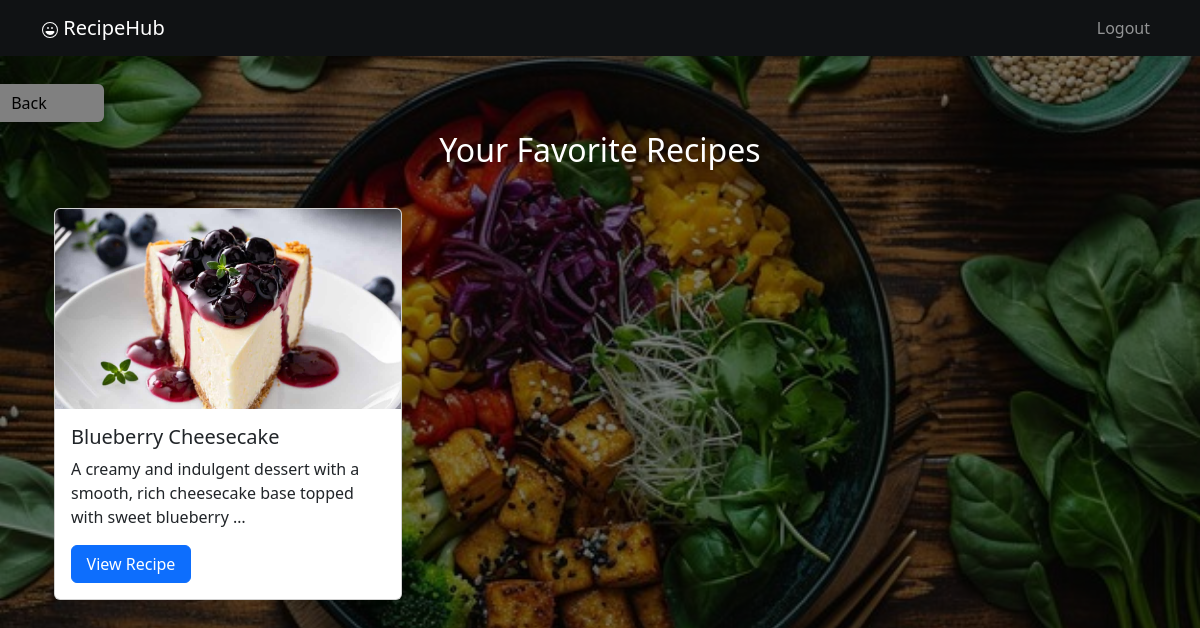
Screenshot of /favorite_recipes/ (signed in) with the database file from the repository.
### Recipe_app/models.py (models this page shows, shortened)
class Recipe(models.Model):
    title = models.CharField(max_length=255)
    description = models.TextField()
    ingredients = models.TextField()
    instructions = models.TextField()
    recipe_image = models.ImageField(upload_to='recipe_images/', null=True, blank=True)
    user = models.ForeignKey(User, on_delete=models.CASCADE)
    favorite = models.BooleanField(default=False)  # For marking favorite recipes
    shared = models.BooleanField(default=False)

### Recipe_app/views.py (the view)
# urls.py: path('favorite_recipes/', favorite_recipes, name='favorite_recipes'),
def favorite_recipes(request):
    favorite_recipes = Recipe.objects.filter(user=request.user, favorite=True)
    return render(request, 'fav_recipe.html', {'favorite_recipes': favorite_recipes})

### templates/fav_recipe.html (shortened to what this page needs)
{% extends "base.html" %}
{% load static %}
{% block content %}
<div class="container mt-5">
    <div class="mb-4" style="position: relative; left: -100px; top: -20px;">
        <a href="{% url 'main' %}" class="btn" style="background-color: gray; width: 150px; color: black;">Back</a>
    </div>
    <h2 class="text-center mb-4" style="position: relative;  top: -35px;">Your Favorite Recipes</h2>
    {% if favorite_recipes %}
        <div class="row" style="position: relative; top: -20px;">
            {% for recipe in favorite_recipes %}
            <div class="col-md-4 mb-4 d-flex align-items-stretch">
                <div class="card" style="height: 100%;">
                    {% if recipe.recipe_image %}
                        <img src="{{ recipe.recipe_image.url }}" class="card-img-top" alt="Recipe Image" style="max-height: 200px; object-fit: cover;">
                    {% else %}
                        <img src="{% static 'images/placeholder.jpg' %}" class="card-img-top" alt="No Image Available" style="max-height: 200px; object-fit: cover;">
                    {% endif %}
                    <div class="card-body d-flex flex-column">
                        <h5 class="card-title">{{ recipe.title }}</h5>
                        <p class="card-text">{{ recipe.description|truncatewords:15 }}</p>
                        <a href="{% url 'recipe_detail' recipe.id %}?from=fav" class="btn btn-primary mt-auto" style="width: 120px;">View Recipe</a>
                    </div>
                </div>
            </div>
            {% endfor %}
        </div>
    {% endif %}
</div>
{% endblock %}

### rows the page displays
Recipe: recipe_image (picture), title "Blueberry Cheesecake", description "A creamy and indulgent dessert with a smooth, rich cheesecake base topped with sweet blueberry …"
